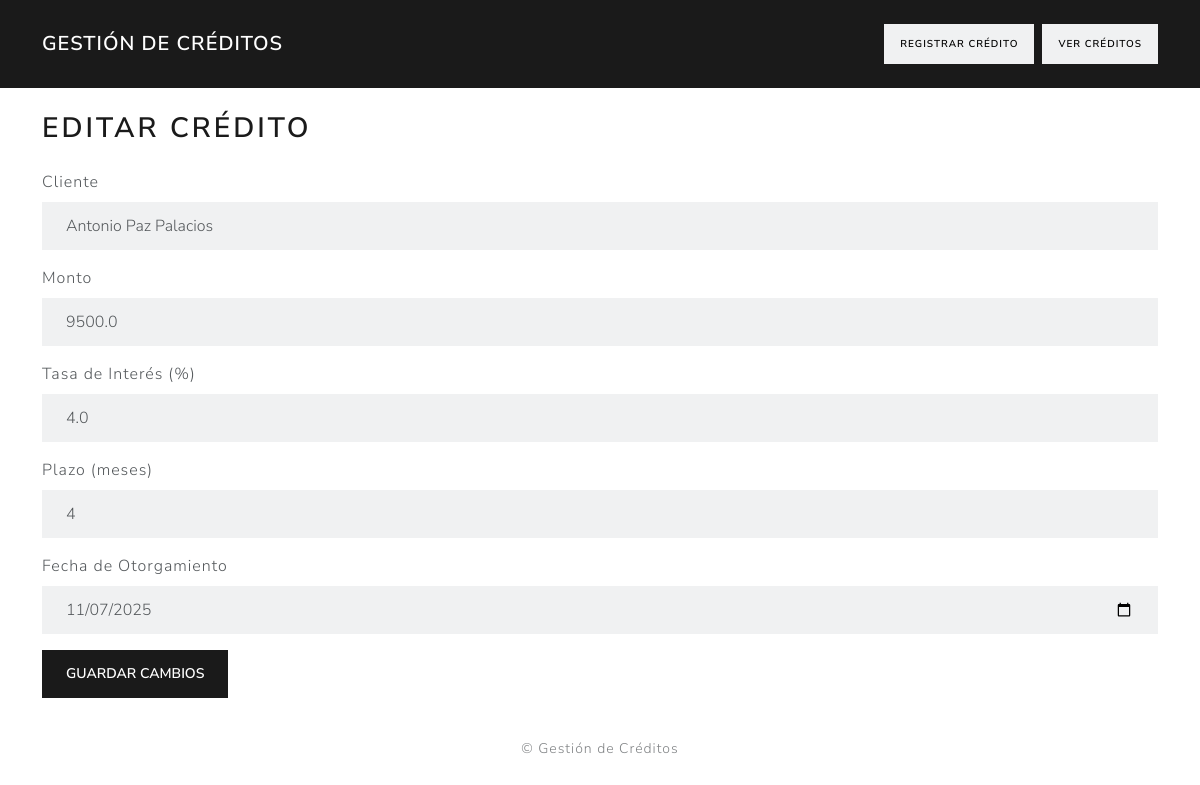
Page /editarCredito/4 on the committed database.
### app.py (models this page shows)
class Credito(db.Model):
    id = db.Column(db.Integer, primary_key=True)
    cliente = db.Column(db.String(100), nullable=False)
    monto = db.Column(db.Float, nullable=False)
    tasa_interes = db.Column(db.Float, nullable=False)
    plazo = db.Column(db.Integer, nullable=False)
    fecha_otorgamiento = db.Column(db.Date, nullable=False)

### app.py (the view, shortened to what this page needs)
@app.route('/editarCredito/<int:id>', methods=['GET', 'POST'])
def editarCredito(id):
    credito = Credito.query.get_or_404(id)
    return render_template('editarCredito.html', credito=credito)

### templates/editarCredito.html (shortened to what this page needs)
<!DOCTYPE html>
<html lang="es">
<head>
    <link rel="stylesheet" href="{{ url_for('static', filename='bootstrap.css') }}">
</head>
<body>
    <header>
        <nav class="navbar navbar-expand-lg navbar-dark bg-primary">
            <div class="container">
                <a class="navbar-brand fw-bold" href="{{ url_for('home') }}">Gestión de Créditos</a>
                <div class="ms-auto d-flex gap-2">
                    <a href="{{ url_for('registroCredito') }}" class="btn btn-light btn-sm">Registrar Crédito</a>
                    <a href="{{ url_for('creditos') }}" class="btn btn-light btn-sm">Ver Créditos</a>
                </div>
            </div>
        </nav>
    </header>
    <main class="container py-4">
        <h2 class="mb-4">Editar Crédito</h2>
        <form method="POST" aria-label="Formulario para editar crédito" novalidate>
            <div class="mb-3">
                <label for="cliente" class="form-label">Cliente</label>
                <input type="text" id="cliente" name="cliente" class="form-control"
                       value="{{ credito.cliente }}" required placeholder="Nombre del cliente" autocomplete="name">
            </div>
            <div class="mb-3">
                <label for="monto" class="form-label">Monto</label>
                <input type="number" id="monto" name="monto" class="form-control"
                       value="{{ credito.monto }}" required min="0" step="0.01" placeholder="Monto del crédito">
            </div>
            <div class="mb-3">
                <label for="tasa_interes" class="form-label">Tasa de Interés (%)</label>
                <input type="number" id="tasa_interes" name="tasa_interes" class="form-control"
                       value="{{ credito.tasa_interes }}" required min="0" max="100" step="0.01" placeholder="Ej. 10.5">
            </div>
            <div class="mb-3">
                <label for="plazo" class="form-label">Plazo (meses)</label>
                <input type="number" id="plazo" name="plazo" class="form-control"
                       value="{{ credito.plazo }}" required min="1" placeholder="Duración en meses">
            </div>
            <div class="mb-3">
                <label for="fecha_otorgamiento" class="form-label">Fecha de Otorgamiento</label>
                <input type="date" id="fecha_otorgamiento" name="fecha_otorgamiento" class="form-control"
                       value="{{ credito.fecha_otorgamiento }}" required>
            </div>
            <button type="submit" class="btn btn-primary">Guardar Cambios</button>
        </form>
    </main>
    <footer class="text-center text-muted py-3 small">
        &copy; {{ current_year }} Gestión de Créditos
    </footer>
</body>
</html>

### rows in the picture
Credito: cliente "Antonio Paz Palacios", monto "9500.0", tasa_interes "4.0", plazo "4", fecha_otorgamiento "11/07/2025"
